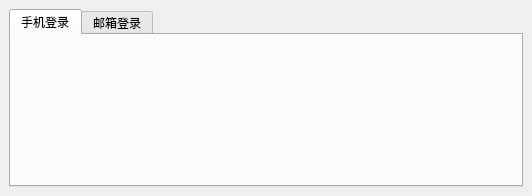
<?xml version="1.0" encoding="UTF-8"?>
<ui version="4.0">
 <class>LoginWindow</class>
 <widget class="QMainWindow" name="LoginWindow">
  <property name="geometry">
   <rect>
    <x>0</x>
    <y>0</y>
    <width>532</width>
    <height>196</height>
   </rect>
  </property>
  <property name="windowTitle">
   <string>RQAMS账号登录</string>
  </property>
  <widget class="QWidget" name="centralwidget">
   <layout class="QVBoxLayout" name="verticalLayout">
    <item>
     <widget class="QTabWidget" name="tabWidget">
      <property name="styleSheet">
       <string notr="true">QTabWidget::tab-bar {alignment: center;}</string>
      </property>
      <property name="currentIndex">
       <number>0</number>
      </property>
      <widget class="QWidget" name="tab_loginWithPhone">
       <attribute name="title">
        <string>手机登录</string>
       </attribute>
       <layout class="QVBoxLayout" name="verticalLayout_2">
        <item>
         <layout class="QGridLayout" name="gridLayout_loginWithPhone"/>
        </item>
       </layout>
      </widget>
      <widget class="QWidget" name="tab_loginWithEmail">
       <attribute name="title">
        <string>邮箱登录</string>
       </attribute>
       <layout class="QGridLayout" name="gridLayout_3">
        <item row="0" column="0">
         <layout class="QGridLayout" name="gridLayout_loginWithEmail"/>
        </item>
       </layout>
      </widget>
     </widget>
    </item>
   </layout>
  </widget>
 </widget>
 <resources/>
 <connections/>
</ui>
